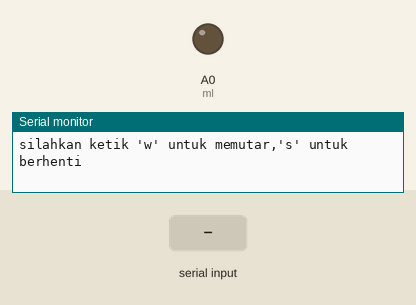
Bench run of a sketch on a simulated Arduino Uno, built with avr-gcc and run on an emulated ATmega328P. Parts: output pins drawn as LEDs (lit = HIGH), the last lines printed to the serial monitor. The test bench sets the inputs (shaded band).

Above: at 1.2 s.
1.3 s: "s" received over Serial
At 3.0 s:
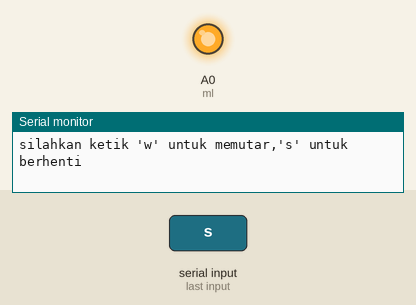
3.8 s: "w" received over Serial
At 6.0 s:
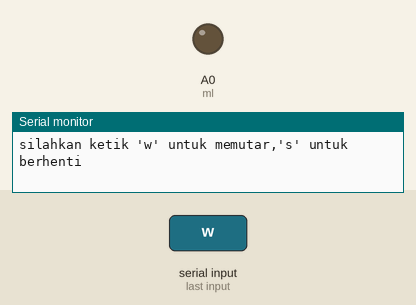
Timing chart, 0 to 7.5 s (numbered marks = the images above; inputs shaded):
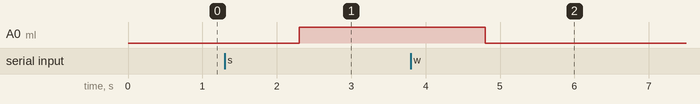

The sketch:

Komunikasi_Wireless_Bluetooth.ino
```cpp
int ml=A0;
int h=255;
int l=0;
String motion;

void setup() {
  Serial.begin(9600);
  pinMode(ml, OUTPUT);
}

void loop() {
  Serial.println("silahkan ketik 'w' untuk memutar,'s' untuk berhenti ");
  while(Serial.available()==0){  }

  motion=Serial.readString();
  if(motion=="w"){
  analogWrite(ml,l);
  }

  if(motion=="s"){
  analogWrite(ml,h);
  }
}
```

Measured:
- after the input at 1.3 s, A0 (ml): LOW → HIGH after 1.0 s
- after the input at 3.8 s, A0 (ml): HIGH → LOW after 1.0 s
